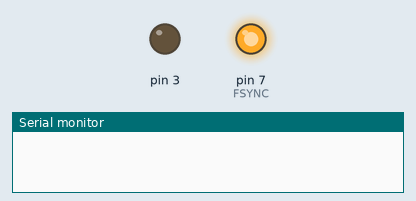
Simulated run of this sketch. Board: Arduino Uno, built for the host (arithmetic inside an expression is 32-bit, double 64-bit). On the bench: output pins drawn as LEDs (lit = HIGH), the last lines printed to the serial monitor. Pins used as bus, display or sensor lines are not drawn.

Above: at 0.1 s.
At 0.6 s:
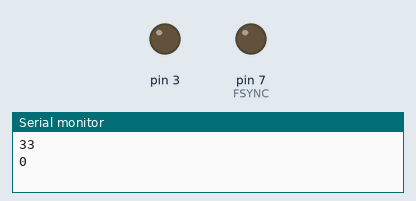
Timing chart, 0 to 2.4 s (numbered marks = the images above):
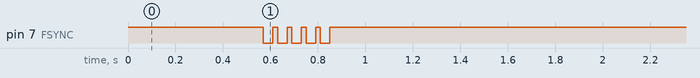

The sketch:

Composite_Code_R1.ino
```cpp
#include <SPI.h>

#define FSYNC 7
#define CS_ADC 6
#define CS_POTS 8
#define freqPin 0
#define ampPin 1
#define offPin 2
#define buttonPin 5
#define LEDSinPin 10
#define LEDSqPin 9
#define LEDTriPin 4
#define MUXPin 2

//volatile byte pulse = 0;
volatile int ADCRW = 1;

long freq;

ISR(TIMER2_COMPB_vect){  // Interrupt service routine to pulse 3
   //pulse++;
   if (ADCRW == 1){
     //readADC();
   }
}

void setMCLK(){  // sets pin 3 at 400kHz
 pinMode(3, OUTPUT);
 TCCR2A = _BV(COM2B1) | _BV(WGM21) | _BV(WGM20); // Just enable output on Pin 3 and disable it on Pin 11
 TCCR2B = _BV(WGM22) | _BV(CS22);
 OCR2A = 7; // defines the frequency 51 = 38.4 KHz, 54 = 36.2 KHz, 58 = 34 KHz, 62 = 32 KHz, 4 = 400kHz, 7 = 250 kHz
 OCR2B = round(OCR2A/2);  // deines the duty cycle - Half the OCR2A value for 50%
 TCCR2B = TCCR2B & 0b00111000 | 0x2; // select a prescale value of 8:1 of the system clock
}

void setup()
{
 //Set up the MCLK on pin D3 for the DDS
 setMCLK();
 TIMSK2 = _BV(OCIE2B); // Output Compare Match B Interrupt Enable

  //Start the serial connection
 Serial.begin(9600);

 //Set up chip select pins
 pinMode(FSYNC, OUTPUT);
 pinMode(CS_ADC, OUTPUT);
 pinMode(CS_POTS, OUTPUT);

 pinMode(buttonPin, INPUT);
 pinMode(MUXPin, OUTPUT);

 //Turn off all chip selects
 digitalWrite(FSYNC, HIGH);
 digitalWrite(CS_ADC, HIGH);
 digitalWrite(CS_POTS, HIGH);
 digitalWrite(MUXPin, HIGH);

 //Start the SPI bus
 SPI.setDataMode(SPI_MODE2);
 SPI.begin();
 delay(500); //A little set up time, just to make sure everything's stable

 digitalPotWrite(1, 255);

 //Initial frequency
 freq = 10000;
 WriteFrequencyAD9837(freq);
 writeWaveformDDS(0);
 Serial.println("DDS");

 delay(100);


}

void loop()
{
  delay(5000);
  digitalPotWrite(1, 255);
  Serial.println("write");
}

void WriteFrequencyAD9837(long frequency)
{
 //
 int MSB;
 int LSB;
 int phase = 0;

 //We can't just send the actual frequency, we have to calculate the "frequency word".
 //This amounts to ((desired frequency)/(reference frequency)) x 0x10000000.
 //calculated_freq_word will hold the calculated result.
 long calculated_freq_word;
 float AD9837Val = 0.00000000;

 AD9837Val = (((float)(frequency))/250000);
 calculated_freq_word = AD9837Val*0x10000000;

 /*
 Serial.println("");
 Serial.print("Frequency word is ");
 Serial.print(calculated_freq_word);
 Serial.println("");
 */

 //Once we've got that, we split it up into separate bytes.
 MSB = (int)((calculated_freq_word & 0xFFFC000)>>14); //14 bits
 LSB = (int)(calculated_freq_word & 0x3FFF);

 //Set control bits DB15 ande DB14 to 0 and one, respectively, for frequency register 0
 LSB |= 0x4000;
 MSB |= 0x4000;

 phase &= 0xC000;

 WriteRegisterAD9837(0x2100);

 //delay(500);

 //Set the frequency==========================
 WriteRegisterAD9837(LSB); //lower 14 bits

WriteRegisterAD9837(MSB); //upper 14 bits

WriteRegisterAD9837(phase); //mid-low

 //Power it back up
 //WriteRegisterAD9837(0x2020); //square with half frequency
 //WriteRegisterAD9837(0x2028); //square
 //WriteRegisterAD9837(0x2000); //sin
 //WriteRegisterAD9837(0x2002); //triangle
 //writeWaveformDDS(2);
}

void writeWaveformDDS(int form){
  switch (form){
   case 0:  //sine
    WriteRegisterAD9837(0x2000); //sin
    digitalWrite(MUXPin, HIGH);
    break;
   case 1:  //square
    digitalWrite(MUXPin, LOW);
    WriteRegisterAD9837(0x2028); //square
    break;
   case 2:  //triangle
    WriteRegisterAD9837(0x2002); //triangle
    digitalWrite(MUXPin, HIGH);
    break;
  }
  //WriteRegisterAD9837(0x2020); //square with half frequency
}

//This is the guy that does the actual talking to the AD9837
void WriteRegisterAD9837(int dat)
{
  ADCRW = 0;
  delay(10);
 digitalWrite(FSYNC, LOW); //Set FSYNC low
 delay(20);

 SPI.transfer(highByte(dat)); Serial.println(highByte(dat));
 SPI.transfer(lowByte(dat)); Serial.println(lowByte(dat));

delay(20);
 digitalWrite(FSYNC, HIGH); //Set FSYNC high
 delay(10);
 ADCRW=1;
}

void readADC(){
  //The ADC requires at least 14 SCLK cycles to calcuate a value
  //SPI.transfer transfers 1 byte, so by transferring 2 bytes (16 SCLK cycles)
  //and shifting them we can obtain the 10 bit value from the ADC.
  //Only 8 bits are used so we can ignore the 2 LSBs

  //Set up the variables needed to read the ADC
  byte byte1 = 0;  //The first byte transfered
  byte byte2 = 0;  //The second byte transfered
  unsigned int val = 0;

  //Read the value from the ADC
  digitalWrite(CS_ADC, LOW);
  delay(20);
  byte1 = SPI.transfer(0xff);  //Read byte1
  byte2 = SPI.transfer(0xff);  //Read byte2
  delay(20);
  digitalWrite(CS_ADC, HIGH);

  //Send the byte over serial
  val = ((byte1 << 8) & 0xff00 ) | (byte2 & 0xff);  //Concatenate byte 1 with byte 2
  val = (val >> 4) & 0xff;  //Get the 8 bit value from the concatenated bytes
  Serial.write(0xff);
  Serial.write(val);  //Write the byte over serial
}

void digitalPotWrite(int address, int value) {
  ADCRW = 0;
  delay(10);
  // take the SS pin low to select the chip:
  digitalWrite(CS_POTS,LOW);
  delay(20);
  //  send in the address and value via SPI:
  SPI.transfer(address);
  SPI.transfer(value);
  delay(20);
  // take the SS pin high to de-select the chip:
  digitalWrite(CS_POTS,HIGH);
  delay(10);
  ADCRW = 1;
}

void setAmplitude(int amp){
  int level = map(amp, -10, 10, 0, 255);
  digitalPotWrite(2, level);
}

void setOffset(int off){
  int level = map(off, -5, 5, 0, 255);
  digitalPotWrite(3, level);
}

void setGain(int gain){
  int level = map(gain, 1, 100, 0, 255);
  digitalPotWrite(1, level);
}

int readFrequency(){
  int level = analogRead(freqPin);
  level = map(level, 0, 1023, 20, 20000);
  return level;
}

//void setFrequency(int freq){
//  writeFrequencyDDS(freq);
//}
```
